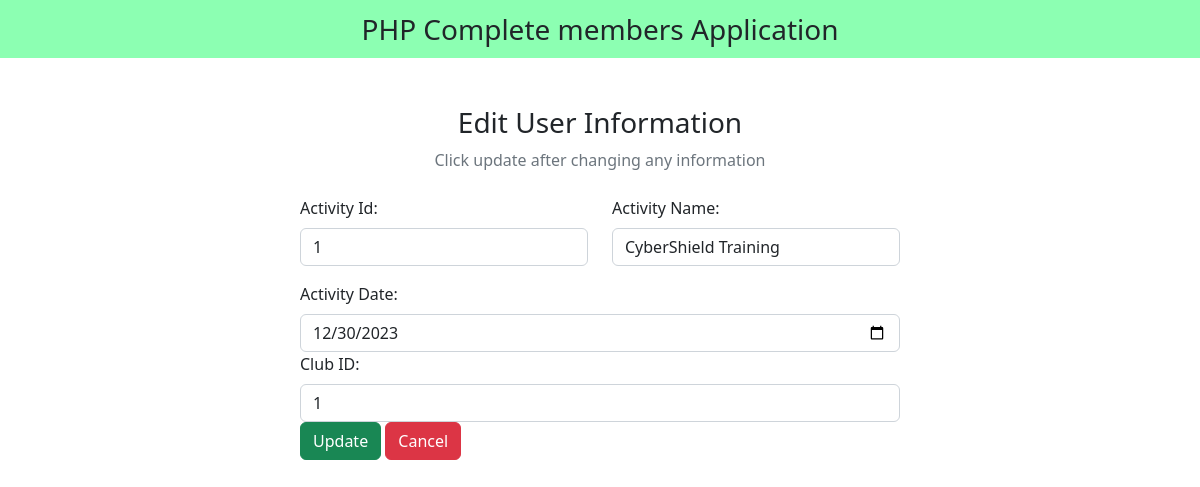
/temp/edit_activity.php?activity_id=1, run on the app's committed database.
### tables this page shows
CREATE TABLE `activity` (
  `activity_id` int NOT NULL,
  `activity_name` varchar(200) NOT NULL,
  `activity_date` date NOT NULL,
  `club_id` int NOT NULL
);

### temp/edit_activity.php (the view, shortened to what this page needs)
<?php
include "db_conn.php";
$activity_id = $_GET["activity_id"];
?>
<!DOCTYPE html>
<html lang="en">
<head>
  <link href="https://cdn.jsdelivr.net/npm/bootstrap@5.2.3/dist/css/bootstrap.min.css" rel="stylesheet">
  <link rel="stylesheet" href="https://cdnjs.cloudflare.com/ajax/libs/font-awesome/6.4.0/css/all.min.css" />
</head>
<body>
  <nav class="navbar navbar-light justify-content-center fs-3 mb-5" style="background-color: #00ff5573;">
    PHP Complete members Application
  </nav>
  <div class="container">
    <div class="text-center mb-4">
      <h3>Edit User Information</h3>
      <p class="text-muted">Click update after changing any information</p>
    </div>
    <?php
    $sql = "SELECT * FROM `activity` WHERE activity_id = $activity_id LIMIT 1";
    $result = mysqli_query($conn, $sql);
    $row = mysqli_fetch_assoc($result);
    ?>
    <div class="container d-flex justify-content-center">
      <form action="" method="post" style="width:50vw; min-width:300px;">
        <div class="row mb-3">
          <div class="col">
            <label class="form-label">Activity Id:</label>
            <input type="text" class="form-control" name="activity_id" value="<?php echo $row['activity_id'] ?>">
          </div>
          <div class="col">
            <label class="form-label">Activity Name:</label>
            <input type="text" class="form-control" name="activity_name" value="<?php echo $row['activity_name'] ?>">
          </div>
        </div>
        <div class="col">
          <label class="form-label">Activity Date:</label>
          <input type="date" class="form-control" name="activity_date" value="<?php echo $row['activity_date'] ?>">
        </div>
         <div class="col">
          <label class="form-label">Club ID:</label>
          <input type="text" class="form-control" name="club_id" value="<?php echo $row['club_id'] ?>">
        </div>
        <div>
          <button type="submit" class="btn btn-success" name="submit">Update</button>
          <a href="activity.php" class="btn btn-danger">Cancel</a>
        </div>
      </form>
    </div>
  </div>
</body>
</html>

### data on the page
activity: activity_id "1", activity_name "CyberShield Training", activity_date "12/30/2023", club_id "1"
